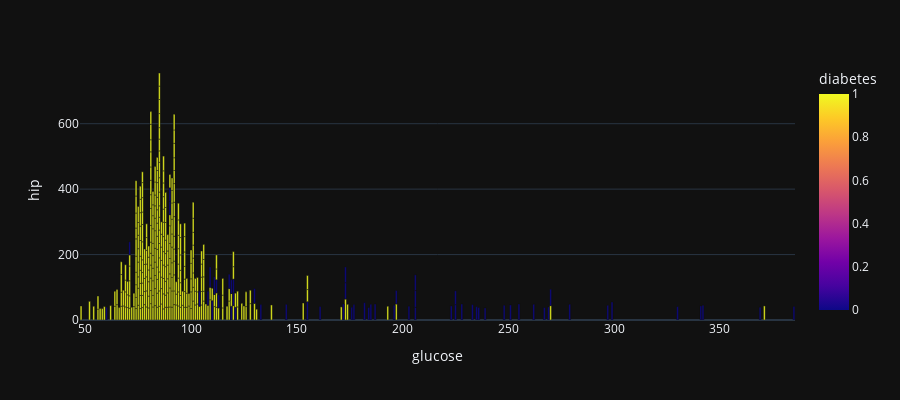

The notebook cell saved with this chart:
### Code cell
px.bar(df, x="glucose", y="hip", color='diabetes', barmode='group', template = 'plotly_dark', height = 400)

### Figure 1 — Plotly figure (JSON) as saved in the notebook; plotly's stock layout.template omitted (floating-point values rounded to 4 significant figures; data arrays with more than 128 entries replaced by an {"elided": "..."} marker saying what was removed)
{"data": [{"alignmentgroup": "True", "hovertemplate": "glucose=%{x}<br>hip=%{y}<br>diabetes=%{marker.color}<extra></extra>", "legendgroup": "", "marker": {"color": {"elided": "390 int values"}, "coloraxis": "coloraxis", "pattern": {"shape": ""}}, "name": "", "offsetgroup": "", "orientation": "v", "showlegend": false, "textposition": "auto", "type": "bar", "x": {"elided": "390 int values"}, "xaxis": "x", "y": {"elided": "390 int values"}, "yaxis": "y"}], "layout": {"barmode": "group", "coloraxis": {"colorbar": {"title": {"text": "diabetes"}}, "colorscale": [[0, "#0d0887"], [0.1111, "#46039f"], [0.2222, "#7201a8"], [0.3333, "#9c179e"], [0.4444, "#bd3786"], [0.5556, "#d8576b"], [0.6667, "#ed7953"], [0.7778, "#fb9f3a"], [0.8889, "#fdca26"], [1, "#f0f921"]]}, "height": 400, "legend": {"tracegroupgap": 0}, "margin": {"t": 60}, "xaxis": {"anchor": "y", "domain": [0, 1], "title": {"text": "glucose"}}, "yaxis": {"anchor": "x", "domain": [0, 1], "title": {"text": "hip"}}}}
